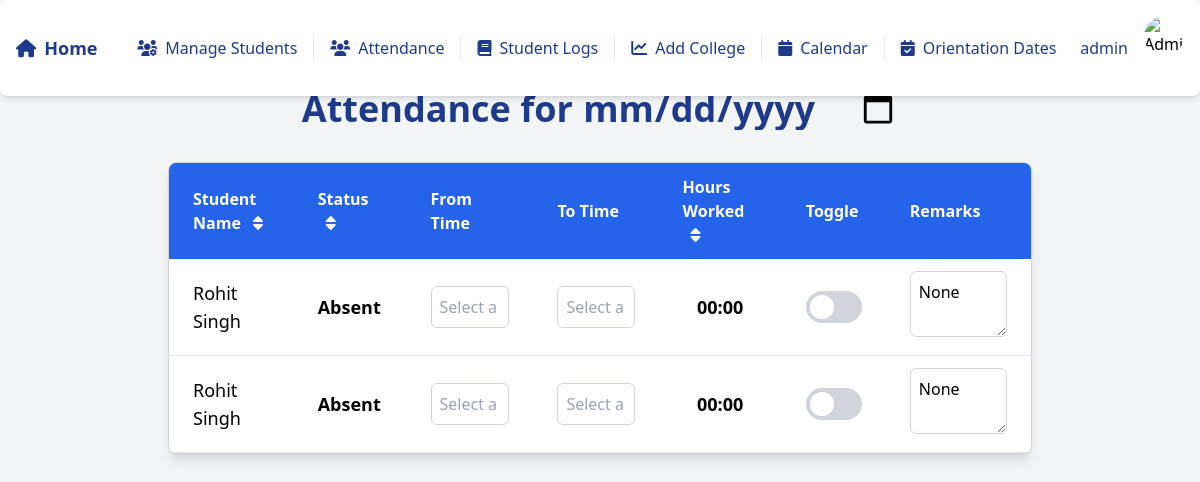
/attendance/ (signed in), run on an earlier commit of the app's database.
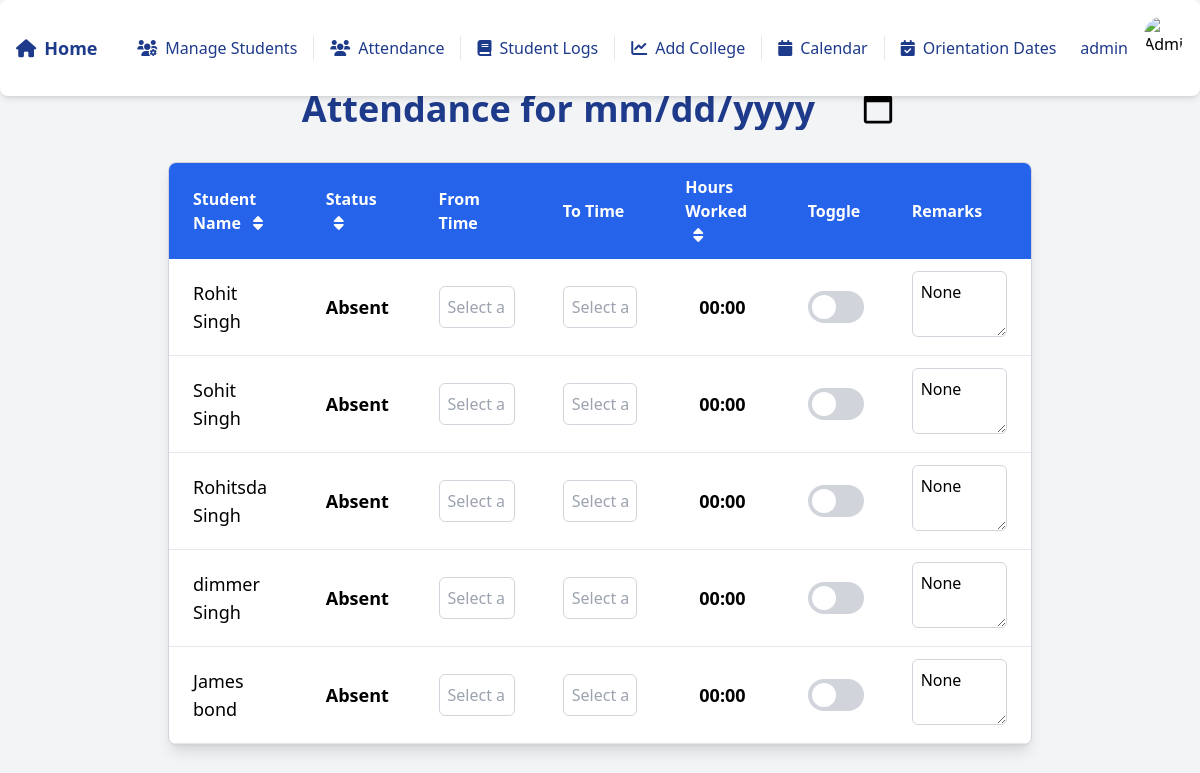
And on a later commit of the database.
### students/models.py (models this page shows, shortened)
class StudentProfile(models.Model):
    SHIFT_CHOICES = [
        ('Weekdays', 'Weekdays'),
        ('Weekends', 'Weekends'),
    ]
    WEEKDAYS_CHOICES = [
        ('Monday', 'Monday'),
        ('Tuesday', 'Tuesday'),
        ('Wednesday', 'Wednesday'),
        ('Thursday', 'Thursday'),
        ('Friday', 'Friday'),
    ]
    first_name = models.CharField(max_length=100)
    last_name = models.CharField(max_length=100)
    phone = models.CharField(max_length=15, default='')
    email = models.EmailField(unique=True)
    school = models.CharField(max_length=100)
    college = models.ForeignKey(College, on_delete=models.SET_NULL, null=True, blank=True)
    lchaim_training_completed = models.BooleanField(default=False)
    police_check = models.BooleanField(default=False)
    med_docs = models.BooleanField(default=False)
    hours_requested = models.IntegerField(null=True)
    hours_completed = models.PositiveIntegerField(default=0)
    shift_requested = models.CharField(max_length=10, choices=SHIFT_CHOICES)
    weekdays_selected = models.TextField(blank=True)
    assigned_shift = models.ForeignKey(Shift, on_delete=models.SET_NULL, null=True, blank=True, related_name="students")
    start_date = models.DateField(null=True)
    end_date = models.DateField(null=True)
    lchaim_orientation_date = models.ForeignKey(OrientationDate, on_delete=models.SET_NULL, null=True, blank=True)
    skills_book_completed = models.BooleanField(default=False)
    comments = models.TextField(blank=True, null=True)
    status = models.CharField(
        max_length=10,
        choices=[('Training', 'Training'), ('Graduated', 'Graduated')],
        default='Training'
    )

class VolunteerLog(models.Model):
    student = models.ForeignKey(StudentProfile, on_delete=models.CASCADE, related_name="volunteer_logs")
    date = models.DateField()
    shift = models.ForeignKey(Shift, on_delete=models.SET_NULL, null=True, blank=True)
    start_time = models.TimeField(null=True, blank=True)
    end_time = models.TimeField(null=True, blank=True)
    hours_worked = models.DecimalField(max_digits=5, decimal_places=2, null=True)
    status = models.CharField(max_length=10, choices=[('Present', 'Present'), ('Absent', 'Absent')], default='Absent')
    notes = models.TextField(blank=True, null=True)
    class Meta:
        ordering = ['date']

### students/views.py (the view)
    def wrap(request, *args, **kwargs):
        if not request.user.groups.filter(name='Admin').exists():
            return redirect('student_profile_list')
        return function(request, *args, **kwargs)

### students/views.py (called while the page is built)
def admin_required(function):
    def wrap(request, *args, **kwargs):
        if not request.user.groups.filter(name='Admin').exists():
            return redirect('student_profile_list')
        return function(request, *args, **kwargs)
    return wrap

### students/templates/attendance/attendance.html (shortened to what the changed rows need)
<!DOCTYPE html>
<html lang="en">
<head>
    <link href="https://cdn.jsdelivr.net/npm/tailwindcss@2.0.4/dist/tailwind.min.css" rel="stylesheet">
    <link rel="stylesheet" href="https://weareoutman.github.io/clockpicker/dist/jquery-clockpicker.min.css">
</head>
<body class="bg-gray-100 font-sans">
    {% include 'navbar.html' %}
    <div class="container mx-auto mt-16 px-6 lg:px-20 py-6">
        <h1 class="text-4xl font-semibold text-blue-900 mb-8 text-center">Attendance for
            <input type="date" id="attendance-date"
                class="text-4xl font-semibold text-blue-900 bg-transparent border-none focus:outline-none"
                value="{{ today|date:" Y-m-d" }}" onchange="updateDate(this)">
        </h1>
        <div class="overflow-x-auto bg-white border border-gray-300 rounded-lg shadow-lg">
            <table class="w-full table-auto" id="attendance-table">
                <thead class="bg-blue-600 text-white">
                    <tr>
                        <th class="px-6 py-3 text-left">
                            Student Name
                            <button onclick="sortTable(0)" class="ml-2 text-white">
                                <i class="fas fa-sort"></i>
                            </button>
                        </th>
                        <th class="px-6 py-3 text-left">
                            Status
                            <button onclick="sortTable(1)" class="ml-2 text-white">
                                <i class="fas fa-sort"></i>
                            </button>
                        </th>
                        <th class="px-6 py-3 text-left">From Time</th>
                        <th class="px-6 py-3 text-left">To Time</th>
                        <th class="px-6 py-3 text-left">
                            Hours Worked
                            <button onclick="sortTable(4)" class="ml-2 text-white">
                                <i class="fas fa-sort"></i>
                            </button>
                        </th>
                        <th class="px-6 py-3 text-left">Toggle</th>
                        <th class="px-6 py-3 text-left">Remarks</th>
                    </tr>
                </thead>
                <tbody>
                    {% for student_log in students %}
                    <tr class="border-b hover:bg-gray-50">
                        <td class="px-6 py-3 text-lg">{{ student_log.student.first_name }} {{ student_log.student.last_name }}</td>
                        <td class="px-6 py-3">
                            <span class="status-text text-lg font-semibold"
                                data-student-id="{{ student_log.student.id }}">
                                {{ student_log.log.status|default:'Present' }}
                            </span>
                        </td>
                        <td class="px-6 py-3">
                            <input type="text" name="time" class="from-time clockpicker w-full p-2 border border-gray-300 rounded-md"
                                data-student-id="{{ student_log.student.id }}" placeholder="Select a time"
                                value="{{ student_log.log.start_time|time:'H:i' }}" onchange="calculateAndSaveHours(this)">
                        </td>
                        <td class="px-6 py-3">
                            <input type="text" name="time" class="to-time clockpicker w-full p-2 border border-gray-300 rounded-md"
                                data-student-id="{{ student_log.student.id }}" placeholder="Select a time"
                                value="{{ student_log.log.end_time|time:'H:i' }}" onchange="calculateAndSaveHours(this)">
                        </td>
                        <td class="px-6 py-3 text-center">
                            <span class="hours-worked text-lg font-semibold"
                                data-student-id="{{ student_log.student.id }}">
                                {{ student_log.log.hours_worked|default:0 }}
                            </span>
                        </td>
                        <td class="px-6 py-3">
                            <label class="flex items-center cursor-pointer">
                                <div class="relative">
                                    <div class="block bg-gray-300 w-14 h-8 rounded-full transition-colors duration-300"></div>
                                    <div class="dot absolute left-1 top-1 bg-white w-6 h-6 rounded-full transition-transform duration-300"></div>
                                </div>
                            </label>
                        </td>
                        <td class="px-6 py-3">
                            <textarea name="notes" class="remarks-field w-full p-2 border border-gray-300 rounded-md"
                                data-student-id="{{ student_log.student.id }}"
                                oninput="saveAttendance(this)">{{ student_log.log.notes }}</textarea>
                        </td>
                    </tr>
                    {% endfor %}
                </tbody>
            </table>
        </div>
    </div>
</body>
</html>

What changed in the data, as far as the page shows it:
removed StudentProfile: student.first_name "Rohit", student.last_name "Singh", log.status "Absent", log.hours_worked "00:00", notes "None"
added StudentProfile: student.first_name "Sohit", student.last_name "Singh", log.status "Absent", log.hours_worked "00:00", notes "None"
added StudentProfile: student.first_name "Rohitsda", student.last_name "Singh", log.status "Absent", log.hours_worked "00:00", notes "None"
added StudentProfile: student.first_name "dimmer", student.last_name "Singh", log.status "Absent", log.hours_worked "00:00", notes "None"
added StudentProfile: student.first_name "James", student.last_name "bond", log.status "Absent", log.hours_worked "00:00", notes "None"
